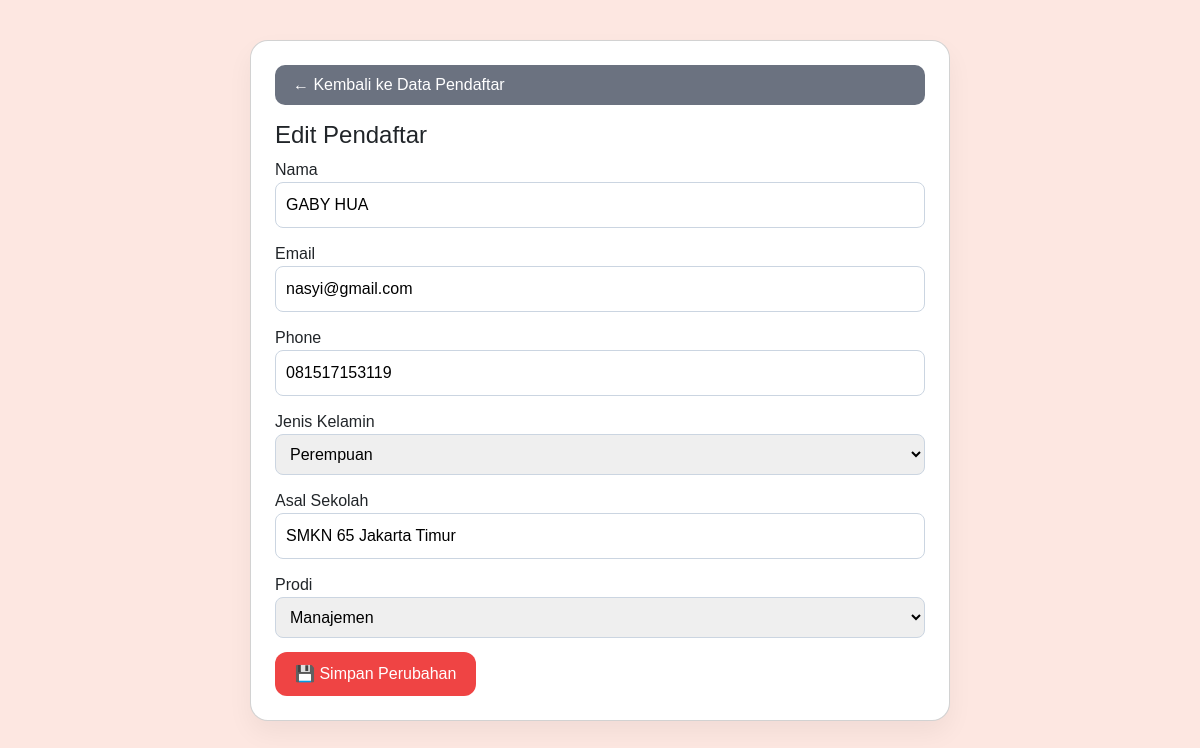
Page /admin/edit_pendaftar.php?id=35 on the committed database.
### tables this page shows
CREATE TABLE `calon_mahasiswa` (
  `id` int(11) NOT NULL,
  `user_id` int(11) DEFAULT NULL,
  `nama` varchar(100) DEFAULT NULL,
  `jenis_kelamin` enum('Laki-laki','Perempuan') DEFAULT NULL,
  `email` varchar(100) DEFAULT NULL,
  `phone` varchar(20) DEFAULT NULL,
  `asal_sekolah` varchar(100) DEFAULT NULL,
  `prodi` varchar(50) DEFAULT NULL,
  `alamat` text DEFAULT NULL,
  `tanggal_lahir` date DEFAULT NULL,
  `foto` varchar(255) DEFAULT NULL,
  `tanggal_daftar` date DEFAULT NULL,
  `status_test` enum('Belum','Lulus','Tidak Lulus') DEFAULT 'Belum',
  `nilai_test` int(11) DEFAULT NULL,
  `nomor_test` varchar(20) DEFAULT NULL,
  `nim` varchar(20) DEFAULT NULL,
  `tanggal_test` date DEFAULT NULL,
  `profil_lengkap` tinyint(1) DEFAULT 0
);

### admin/edit_pendaftar.php (the view, shortened to what this page needs)
<?php
include '../config.php';
$id = $_GET['id'] ?? '';
$q = mysqli_query($conn,"SELECT * FROM calon_mahasiswa WHERE id='$id'");
$pendaftar = mysqli_fetch_assoc($q);
?>
<!DOCTYPE html>
<html lang="id">
<head>
<link href="https://cdn.jsdelivr.net/npm/bootstrap@5.3.3/dist/css/bootstrap.min.css" rel="stylesheet">
</head>
<body>
<div class="card">
<a href="admin_pendaftaran.php" class="btn-back">← Kembali ke Data Pendaftar</a>
<h4>Edit Pendaftar</h4>
<form action="proses_edit_pendaftar.php" method="POST" enctype="multipart/form-data">
<label>Nama</label>
<input type="text" name="nama" value="<?= htmlspecialchars($pendaftar['nama']); ?>" required>
<label>Email</label>
<input type="email" name="email" value="<?= htmlspecialchars($pendaftar['email']); ?>" required>
<label>Phone</label>
<input type="text" name="phone" value="<?= htmlspecialchars($pendaftar['phone']); ?>" required>
<label>Jenis Kelamin</label>
<select name="jenis_kelamin" required>
    <option value="Perempuan" <?= $pendaftar['jenis_kelamin']=='Perempuan'?'selected':'' ?>>Perempuan</option>
</select>
<label>Asal Sekolah</label>
<input type="text" name="asal_sekolah" value="<?= htmlspecialchars($pendaftar['asal_sekolah']); ?>" required>
<label>Prodi</label>
<select name="prodi" required>
<option value="Manajemen" <?= $pendaftar['prodi']=='Manajemen'?'selected':'' ?>>Manajemen</option>
</select>
<button type="submit">💾 Simpan Perubahan</button>
</form>
</div>
</body>
</html>

### admin/edit_pendaftar.php (style rules this page uses)
body { background:#fde7e1;font-family:'Poppins',sans-serif;padding:40px }
.card { background:#fff;padding:24px;border-radius:18px;max-width:700px;margin:auto;box-shadow:0 12px 26px rgba(0,0,0,.05); }
input, select { width:100%;padding:10px;margin-bottom:14px;border-radius:8px;border:1px solid #cbd5e1; }
button { background:#ef4444;color:#fff;padding:10px 20px;border:none;border-radius:12px;cursor:pointer; }
.btn-back { margin-bottom:16px;padding:8px 18px;border-radius:10px;background:#6b7280;color:#fff;text-decoration:none;display:inline-block; }

### rows in the picture
calon_mahasiswa: nama "GABY HUA", email "nasyi@gmail.com", phone "081517153119", jenis_kelamin "Perempuan", asal_sekolah "SMKN 65 Jakarta Timur", prodi "Manajemen"
